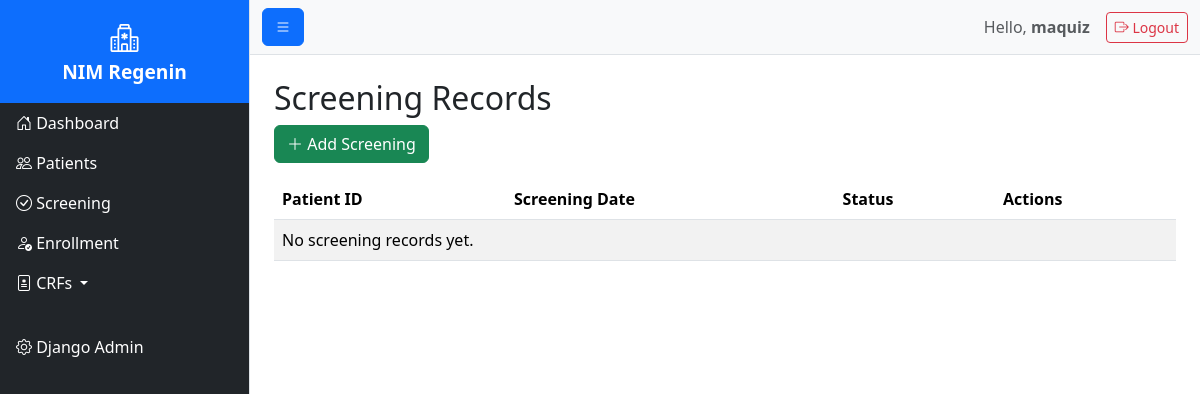
Page /screening/ (signed in) on the earlier database version.
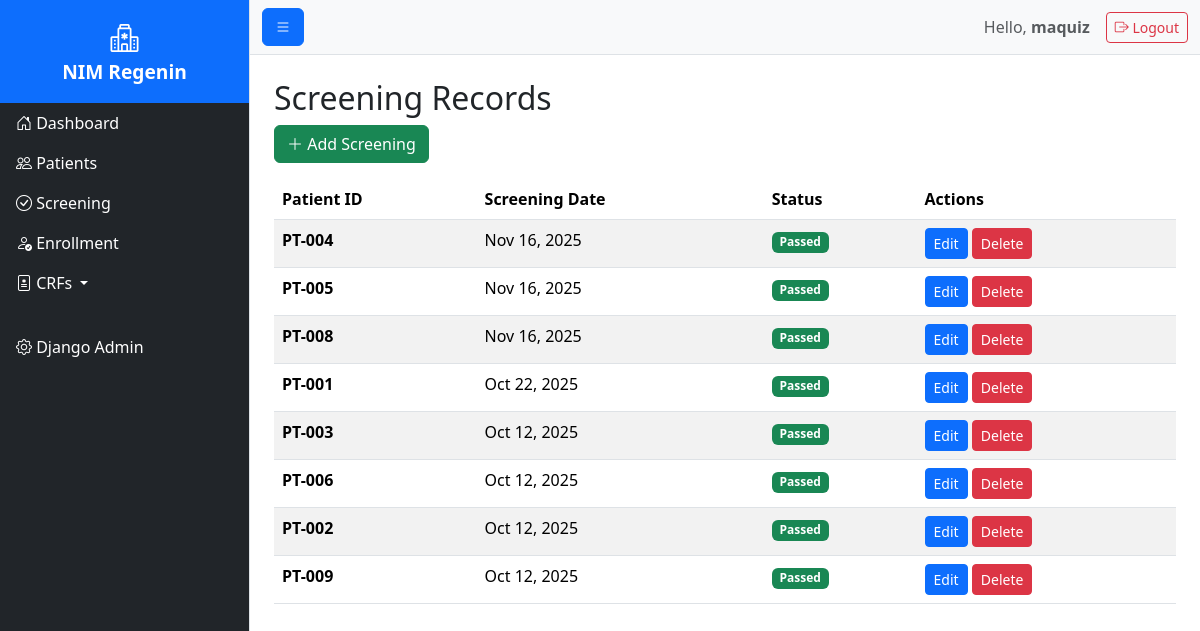
Same page on the later database version.
### nimregenin/models.py (models this page shows, shortened)
class Screening(models.Model):
    patient = models.OneToOneField(Demographic, on_delete=models.CASCADE, related_name='screening')
    screening_date = models.DateField()
    STATUS_CHOICES = (
        ('PASS', 'Passed'),
        ('FAIL', 'Failed'),
        ('PENDING', 'Pending'),
    )
    screening_status = models.CharField(max_length=10, choices=STATUS_CHOICES)
    failure_reason = models.TextField(blank=True)
    screened_by = models.ForeignKey(User, on_delete=models.SET_NULL, null=True)
    created_at = models.DateTimeField(auto_now_add=True)
    updated_at = models.DateTimeField(auto_now=True)

class Demographic(models.Model):
    patient_id = models.CharField(
        max_length=50,
        unique=True,
        help_text="Unique patient identifier (e.g., PT-001)"
    )
    SITE_CHOICES = (
        ('SITE001', 'Site 001 - City Hospital'),
        ('SITE002', 'Site 002 - University Medical Center'),
        ('SITE003', 'Site 003 - Regional Clinic'),
        ('SITE004', 'Site 004 - Private Practice'),
    )
    site = models.CharField(
        max_length=20,  # Matches longest code
        choices=SITE_CHOICES,
        blank=True,
        null=True,
        help_text="Clinical site where patient is enrolled"
    )
    date_of_birth = models.DateField(
        null=True,
        blank=True,
        help_text="Patient's date of birth"
    )
    age = models.PositiveIntegerField(
        null=True,
        blank=True,
        validators=[MinValueValidator(0), MaxValueValidator(120)],
        help_text="Patient age in years (0–120)"
    )
    GENDER_CHOICES = (
        ('M', 'Male'),
        ('F', 'Female'),
        ('O', 'Other'),
        ('U', 'Unknown'),
    )
    gender = models.CharField(
        max_length=1,
        choices=GENDER_CHOICES,
        blank=True,
        help_text="Patient gender"
    )
    ethnicity = models.CharField(
        max_length=100,
        blank=True,
        help_text="Ethnicity (e.g., Hispanic or Latino)"
    )
    race = models.CharField(
        max_length=100,
        blank=True,
        help_text="Race (e.g., White, Asian, Black)"
    )
    created_at = models.DateTimeField(auto_now_add=True)
    updated_at = models.DateTimeField(auto_now=True)
    class Meta:
        verbose_name_plural = "Demographics"
        ordering = ['-created_at']

### nimregenin/views/screening.py (the view)
# urls.py: path('screening/', ScreeningListView.as_view(), name='screening_list'),
class ScreeningListView(LoginRequiredMixin, TemplateView):
    template_name = 'nimregenin/screening/screening_list.html'
    def get_context_data(self, **kwargs):
        context = super().get_context_data(**kwargs)
        context['screenings'] = (
            Screening.objects
            .select_related('patient')
            .order_by('-screening_date')
        )
        context['title'] = 'Screening Records'
        return context

### nimregenin/templates/nimregenin/screening/screening_list.html (shortened to what this page needs)
{% extends 'base.html' %}
{% block content %}
<h2>{{ title }}</h2>
<a href="{% url 'nimregenin:screening_create' %}" class="btn btn-success mb-3">
    <i class="bi bi-plus-lg"></i> Add Screening
</a>
<table class="table table-striped">
    <thead>
        <tr>
            <th>Patient ID</th>
            <th>Screening Date</th>
            <th>Status</th>
            <th>Actions</th>
        </tr>
    </thead>
    <tbody>
        {% for screening in screenings %}
        <tr>
            <td><strong>{{ screening.patient.patient_id }}</strong></td>
            <td>{{ screening.screening_date|date:"M d, Y" }}</td>
            <td>
                <span class="badge bg-{% if screening.screening_status == 'PASS' %}success{% else %}danger{% endif %}">
                    {{ screening.get_screening_status_display }}
                </span>
            </td>
            <td>
                <a href="{% url 'nimregenin:screening_update' screening.pk %}" class="btn btn-sm btn-primary">
                    Edit
                </a>
                <a href="{% url 'nimregenin:screening_delete' screening.pk %}" class="btn btn-sm btn-danger"
                   onclick="return confirm('Delete this screening record?')">
                    Delete
                </a>
            </td>
        </tr>
        {% empty %}
        <tr><td colspan="4">No screening records yet.</td></tr>
        {% endfor %}
    </tbody>
</table>
{% endblock %}

### templates/base.html (shortened to what this page needs)
<!DOCTYPE html>
<html lang="en">
<head>
    <link href="https://cdn.jsdelivr.net/npm/bootstrap@5.3.3/dist/css/bootstrap.min.css" rel="stylesheet">
    <link rel="stylesheet" href="https://cdn.jsdelivr.net/npm/bootstrap-icons@1.11.3/font/bootstrap-icons.min.css">
</head>
<body>
<div class="d-flex" id="wrapper">
    {% include 'includes/sidebar.html' %}
    <div id="page-content-wrapper">
        <nav class="navbar navbar-expand-lg navbar-light bg-light border-bottom">
            <div class="container-fluid">
                <button class="btn btn-primary" id="menu-toggle">
                    <i class="bi bi-list"></i>
                </button>
                <div class="ms-auto d-flex align-items-center">
                    {% if user.is_authenticated %}
                        <span class="me-3 text-muted">Hello, <strong>{{ user.username }}</strong></span>
                        <a href="{% url 'logout' %}" class="btn btn-outline-danger btn-sm">
                            <i class="bi bi-box-arrow-right"></i> Logout
                        </a>
                    {% else %}
                        <a href="{% url 'login' %}" class="btn btn-outline-primary btn-sm">Login</a>
                    {% endif %}
                </div>
            </div>
        </nav>
        <div class="container-fluid p-4">
            {% block content %}{% endblock %}
        </div>
    </div>
</div>
</body>
</html>

### templates/includes/sidebar.html (shortened to what this page needs)
<div class="bg-dark border-end" id="sidebar-wrapper">
    <div class="sidebar-heading bg-primary text-white py-3 text-center">
        <i class="bi bi-hospital fs-3"></i><br>
        <strong>NIM Regenin</strong>
    </div>
    <div class="list-group list-group-flush">
        <a href="{% url 'nimregenin:home' %}"
           class="list-group-item list-group-item-action bg-dark text-white {% if request.resolver_match.url_name == 'home' %}active{% endif %}">
            <i class="bi bi-house-door"></i> Dashboard
        </a>
        <a href="{% url 'nimregenin:patient_list' %}"
           class="list-group-item list-group-item-action bg-dark text-white {% if request.resolver_match.url_name == 'patient_list' %}active{% endif %}">
            <i class="bi bi-people"></i> Patients
        </a>
        <a href="{% url 'nimregenin:screening_list' %}"
           class="list-group-item list-group-item-action bg-dark text-white">
            <i class="bi bi-check-circle"></i> Screening
        </a>
        <a href="{% url 'nimregenin:enrollment_list' %}"
           class="list-group-item list-group-item-action bg-dark text-white">
            <i class="bi bi-person-check"></i> Enrollment
        </a>
        <div class="dropdown">
            <a class="list-group-item list-group-item-action bg-dark text-white dropdown-toggle"
               href="#" role="button" data-bs-toggle="dropdown" aria-expanded="false">
                <i class="bi bi-file-medical"></i> CRFs
            </a>
        </div>
        {% if user.is_staff %}
        <a href="{% url 'admin:index' %}"
           class="list-group-item list-group-item-action bg-dark text-white mt-4">
            <i class="bi bi-gear"></i> Django Admin
        </a>
        {% endif %}
    </div>
</div>

### templates/base.html (style rules this page uses)
#wrapper { min-height: 100vh; }
#sidebar-wrapper { min-width: 250px; max-width: 250px; transition: margin-left 0.3s; }
#page-content-wrapper { width: 100%; }
.sidebar-heading { font-size: 1.2rem; }
.list-group-item { border: none; }

Differences in the rows shown:
added Screening: patient.patient_id "PT-004", screening_date "Nov 16, 2025", screening_status "Passed"
added Screening: patient.patient_id "PT-005", screening_date "Nov 16, 2025", screening_status "Passed"
added Screening: patient.patient_id "PT-008", screening_date "Nov 16, 2025", screening_status "Passed"
added Screening: patient.patient_id "PT-001", screening_date "Oct 22, 2025", screening_status "Passed"
added Screening: patient.patient_id "PT-003", screening_date "Oct 12, 2025", screening_status "Passed"
added Screening: patient.patient_id "PT-006", screening_date "Oct 12, 2025", screening_status "Passed"
added Screening: patient.patient_id "PT-002", screening_date "Oct 12, 2025", screening_status "Passed"
added Screening: patient.patient_id "PT-009", screening_date "Oct 12, 2025", screening_status "Passed"
Other differences:
text no longer shown: "No screening records yet."
